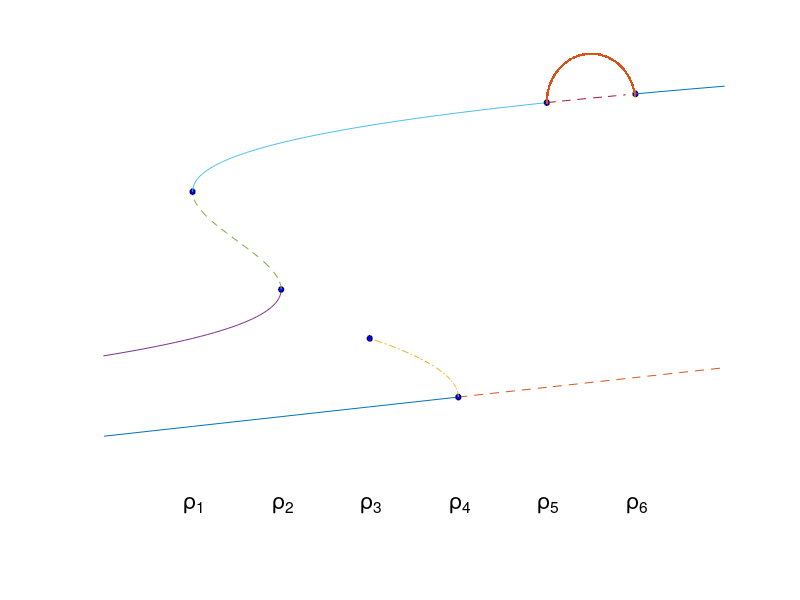

Here is the MATLAB script that generated this plot:
hold off

x1 = [0,1,2,3,4];
plot(x1,.1*x1,'-')

hold

x2 = [4, 5, 6, 7];

plot(x2,.1*x2,'--')

q = 0:.01:2*pi;
r = 0.03;
xx = 4 + r*cos(q);
yy = 0.4  + r*sin(q);
fill(xx,yy,'b')

x3 = 0:.01:.6;
plot(4-2.7778*x3.^2,0.4+x3,'-.')

%homoclinic
xx = 4-2.7778*0.6^2 + r*cos(q);
yy = 1  + r*sin(q);
fill(xx,yy,'b')

x4 = 2.3:.02:3;
z4 = 2*x4.^3 - 21*x4.^2 + 72*x4 - 79;
plot(z4,x4-1.5,'-')

xx = 2 + r*cos(q);
yy = 3-1.5  + r*sin(q);
fill(xx,yy,'b')

x4 = 3:.02:4;
z4 = 2*x4.^3 - 21*x4.^2 + 72*x4 - 79;
plot(z4,x4-1.5,'--')

xx = 1 + r*cos(q);
yy = 4-1.5  + r*sin(q);
fill(xx,yy,'b')

x4 = 4:.01:4.9108;
z4 = 2*x4.^3 - 21*x4.^2 + 72*x4 - 79;
plot(z4,x4-1.5,'-')

xx = 5 + r*cos(q);
yy = 4.9108-1.5  + r*sin(q);
fill(xx,yy,'b')

x4 = 4.9108:.01:5;
z4 = 2*x4.^3 - 21*x4.^2 + 72*x4 - 79;
plot(z4,x4-1.5,'--')

xx = 6 + r*cos(q);
yy = 5-1.5  + r*sin(q);
fill(xx,yy,'b')

x4 = 5:.01:5.1;
z4 = 2*x4.^3 - 21*x4.^2 + 72*x4 - 79;
plot(z4,x4-1.5,'-')

qq = -pi:.03:-0.12;
x = 5.5 + 0.5*cos(qq);
y = 4.9108-1.5 - 0.5*sin(qq);
plot(x,y,'.')



aa=.1;
text(1-aa,-0.7,'\rho_1','FontSize',16)
text(2-aa,-0.7,'\rho_2','FontSize',16)
text(3-aa,-0.7,'\rho_3','FontSize',16)
text(4-aa,-0.7,'\rho_4','FontSize',16)
text(5-aa,-0.7,'\rho_5','FontSize',16)
text(6-aa,-0.7,'\rho_6','FontSize',16)


axis([0 7 -1 4])
axis off

xlabel('\rho','FontSize',16)

print -deps2 hypo.eps
